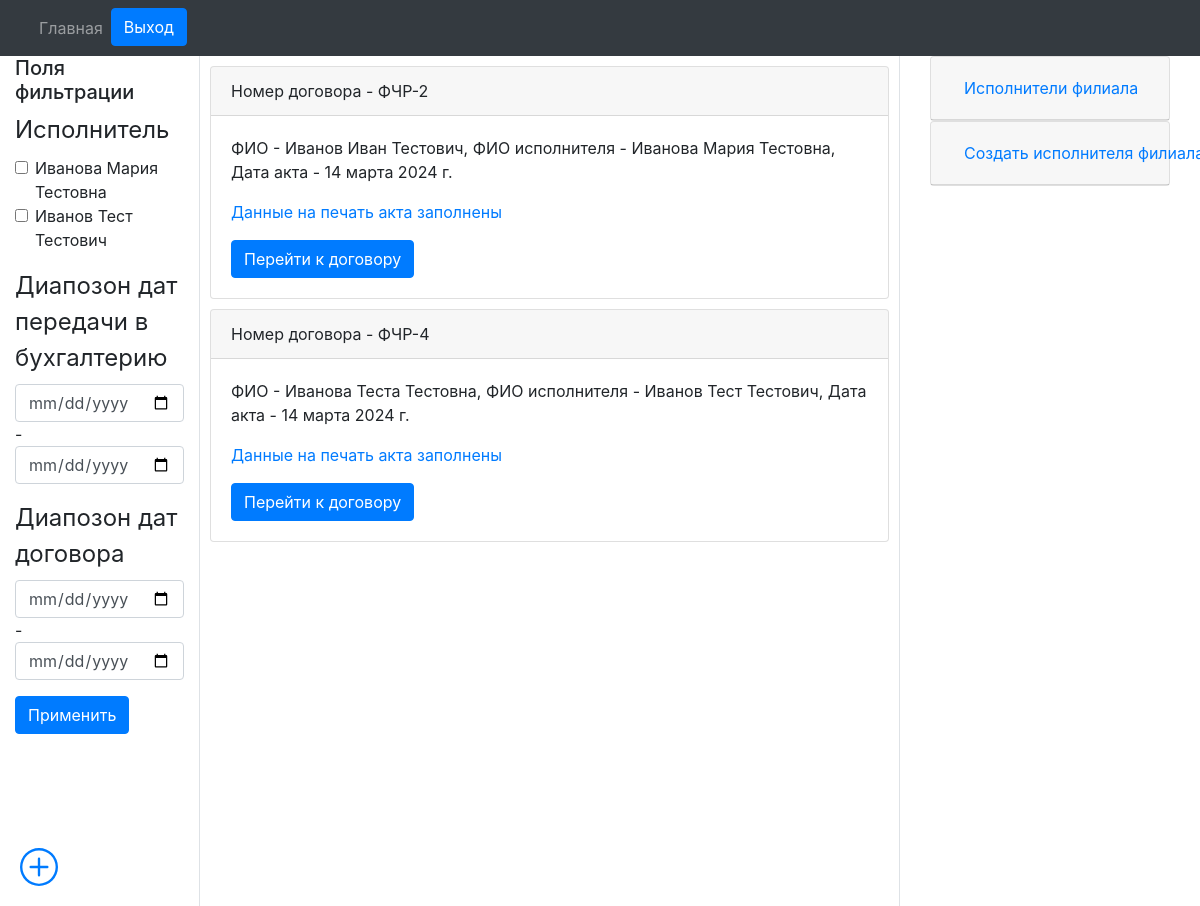
/paid_departure/filials/orders/3/ (signed in), run on the app's committed database.
### engine/models.py (models this page shows, shortened)
class Reestr_oferts(models.Model):
    number_orders_vozm = models.CharField(max_length=20, blank=False, verbose_name='Номер договора возм.', db_index=True, unique=True)
    fio = models.CharField(max_length=128, blank=False, verbose_name='ФИО')
    date_orders = models.DateField(auto_now_add=True, verbose_name='Дата договора')
    date_akt = models.DateField(auto_now_add=True, verbose_name='Дата акта')
    exicutor = models.ForeignKey(Exicuters, on_delete=models.PROTECT, verbose_name='Исполнитель')
    filial = models.ForeignKey(Filials, on_delete=models.PROTECT, verbose_name='Филиал')
    price = models.FloatField(max_length=10, verbose_name='Цена')
    date_buhgt = models.DateField(verbose_name='Дата передачи в бухгалтерию')
    comment = models.CharField(max_length=512, verbose_name='Комментарий', blank=True)

class Exicuters(models.Model):
    fio = models.CharField(max_length=128, blank=False, verbose_name='ФИО исполнителя')
    position_filial = models.CharField(max_length=128, blank=False, default='Администратор', verbose_name='Должность')
    filial = models.ForeignKey(Filials, on_delete=models.PROTECT, verbose_name='Филиал к котрому привязан исполнитель')
    def __str__(self):
        return self.fio

### engine/views.py (the view, shortened to what this page needs)
# urls.py: path('filials/orders/<int:pk>/', get_orders, name='get_orders'),
@login_required
def get_orders(request, pk):
    if not request.user.has_perm('engine.view_reestr_oferts'):
        queryset = Reestr_oferts.objects.filter(filial_id=pk)
        exicuters_filial = Exicuters.objects.filter(filial_id=pk)
        if not queryset:
            form = CreateExicuterFilialFilterForm(id=pk)
            form.initial['filial'] = pk
            exicuters_filial = Exicuters.objects.filter(filial_id=pk)
            filter = ProductFilter(request.GET, queryset=Reestr_oferts.objects.filter(filial_id=pk), id=pk)
            return render(request, 'orders/orders.html', {'filter': filter, 'exicuters_filial': exicuters_filial, 'form': form})
        else:
            filial = str(queryset[0].filial)
            user_filial = str(request.user.filial)
            if filial == user_filial:
                form = CreateExicuterFilialFilterForm(id=pk)
                form.initial['filial'] = pk
                filter = ProductFilter(request.GET, queryset=Reestr_oferts.objects.filter(filial_id=pk), id=pk)
                return render(request, 'orders/orders.html', {'filter': filter, 'exicuters_filial': exicuters_filial, 'form': form})
            else:
                raise PermissionError
    else:
        form = CreateExicuterFilialFilterForm(id=None)
        form.initial['filial'] = pk
        exicuters_filial = Exicuters.objects.filter(filial_id=pk)
        filter = ProductFilter(request.GET, queryset=Reestr_oferts.objects.filter(filial_id=pk), id=pk)
        filial = Filials.objects.get(pk=pk)
        import os
        folder_path = f"dox/{filial.directory}"
        orders = Reestr_oferts.objects.filter(filial_id=pk)
        files = tuple(orders.values_list('number_orders_vozm', flat=True))
        files_orders = [element + '.docx' for element in files]
        print(files_orders)
        ready_files = []
        print(ready_files)
        return render(request, 'orders/orders.html', {'filter': filter, 'exicuters_filial': exicuters_filial, 'form': form})

### engine/forms.py
class CreateExicuterFilialFilterForm(ModelForm):
    def __init__(self, *args, id=None, **kwargs):
        super().__init__(*args, **kwargs)
        if id == None:
            pass
        else:
            self.fields['filial'].queryset = Filials.objects.filter(id=id)
    class Meta:
        model = Exicuters
        fields = ('fio', 'filial')

### engine/models.py (called while the page is built)
    def __str__(self):
        return self.name

### engine/templates/orders/orders.html (shortened to what this page needs)
{% extends "orders/base.html" %}
{% load crispy_forms_tags %}
{% block nav %}{% include "orders/nav.html" %}{% endblock %}
{% block content %}
<div class="container-fluid text-left">
  <div class="row" style="height: 850px">
    <div class="col-2 column-2 border-right">
      <h5>Поля фильтрации</h5>
      <form method="GET">
        {{ filter.form|crispy }}
      <button class="btn btn-primary" type="submit">Применить</button>
      </form>
    </div>
    <div class="col-7 position-relative border-right">
      <div class="overflow-auto scroll-container">
      {% for order in filter.qs %}
      <div class="card" style="margin: 10px 10px 10px 10px;">
          <div class="card-header">
            Номер договора - {{ order.number_orders_vozm }}
          </div>
          <div class="card-body">
            <p class="card-text">ФИО - {{ order.fio }}, ФИО исполнителя - {{ order.exicutor }}, Дата акта - {{ order.date_akt }}</p>
            {% if order.contract_data.reestr_oferts  %}
              <p class="text-primary">Данные на печать акта заполнены</p>
            {% else %}
              <p class="text-warning">Данные на печать акта еще не заполнены</p>
            {% endif %}
            <a href="{% url 'get_order' id_order=order.pk %}" class="btn btn-primary">Перейти к договору</a>
          </div>
        </div>
          {% endfor %}
          <div class="fixed-bottom fixed-right" style="width: 70px; position: fixed; bottom: 0; right: 0; padding: 20px;">
            <a href="/paid_departure/create_order/">
            </a>
          </div>
    </div>
  </div>
  <div class="col-3 column-2">
    <div class="container">
      <div id="accordion">
        <div class="card">
          <div class="card-header" id="headingOne">
            <h5 class="mb-0">
              <button class="btn btn-link collapsed" data-toggle="collapse" data-target="#collapseOne" aria-expanded="false" aria-controls="collapseOne">
                Исполнители филиала
              </button>
            </h5>
          </div>
        </div>
      </div>
    </div>
    <div class="container">
      <div id="accordion">
        <div class="card">
          <div class="card-header" id="headingTwo">
            <h5 class="mb-0">
              <button class="btn btn-link collapsed" data-toggle="collapse" data-target="#collapseTwo" aria-expanded="false" aria-controls="collapseTwo">
                Создать исполнителя филиала
              </button>
            </h5>
          </div>
        </div>
      </div>
    </div>
  </div>
</div>
</div>
      {% endblock %}

### engine/templates/orders/orders.html (style rules this page uses)
.scroll-container { position: absolute; top: 0; left: 0; bottom: 0; right: 0; overflow: auto; }

### data on the page
Reestr_oferts: number_orders_vozm "ФЧР-2", fio "Иванов Иван Тестович", exicutor "Иванова Мария Тестовна", date_akt "14 марта 2024 г.", shows "Данные на печать акта заполнены"
Reestr_oferts: number_orders_vozm "ФЧР-4", fio "Иванова Теста Тестовна", exicutor "Иванов Тест Тестович", date_akt "14 марта 2024 г.", shows "Данные на печать акта заполнены"
